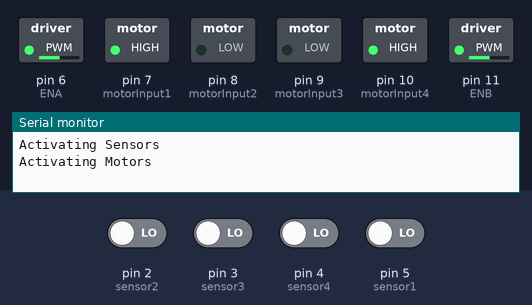
Recording of a sketch running on a simulated Arduino Uno, built with avr-gcc and run on an emulated ATmega328P. Shown: switched loads named in the sketch (green lamp = pin HIGH), the last lines printed to the serial monitor. The test bench sets the inputs (shaded band); at power-on: pin 2 (sensor2), pin 3 (sensor3), pin 4 (sensor4), pin 5 (sensor1) LOW. At 12.5 s the program stops and its outputs stay as they are.

Above: at 1.2 s.
1.3 s: pin 2 (sensor2) driven HIGH and pin 3 (sensor3) driven HIGH
At 2.0 s:
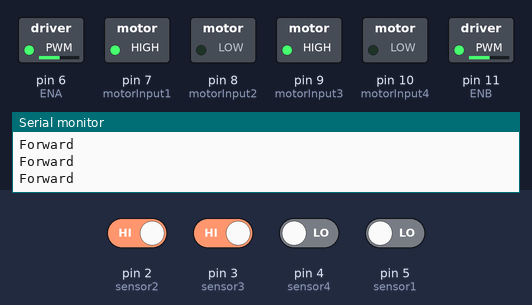
2.8 s: pin 4 (sensor4) driven HIGH
At 4.8 s:
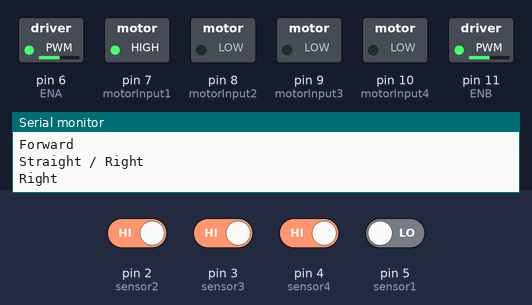
5.3 s: pin 4 (sensor4) driven LOW
At 6.3 s:
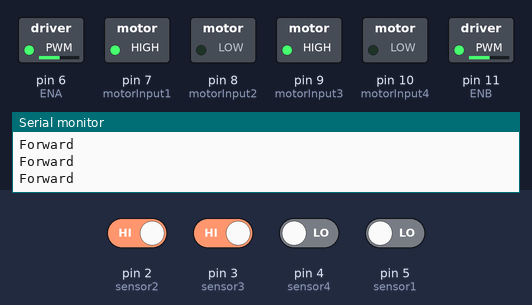
6.9 s: pin 5 (sensor1) driven HIGH
At 7.9 s:
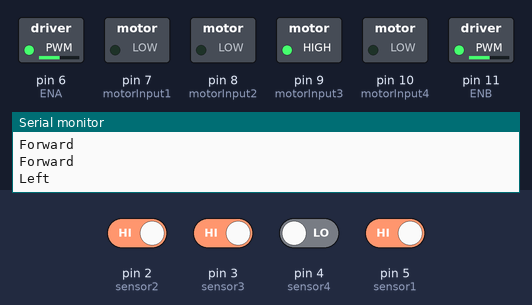
8.4 s: pin 5 (sensor1) driven LOW
At 9.0 s:
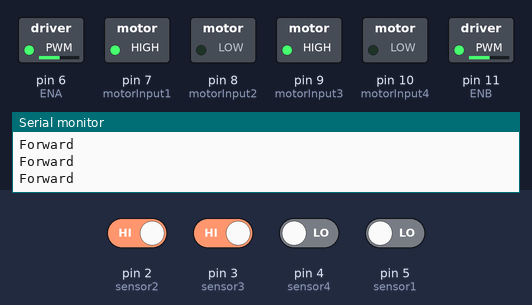
11.4 s: pin 4 (sensor4) driven HIGH and pin 5 (sensor1) driven HIGH
At 13.6 s:
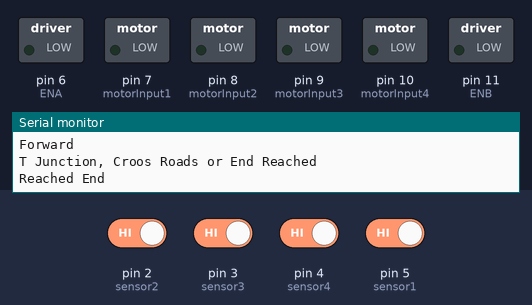
Timing chart, 0 to 14.0 s (numbered marks = the images above; inputs shaded):
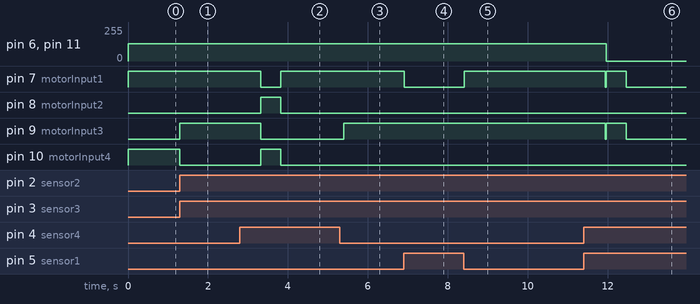

The sketch:

maze_solving.ino
```cpp
// IR Sensors
int sensor1 = 5;      // Left most sensor
int sensor2 = 2;
int sensor3 = 3;
int sensor4 = 4;      // Right most sensor

// Initial Values of Sensors
int sensors[4] = {0, 0, 0, 0};

// Motor Variables
int ENA = 6;
int motorInput1 = 7;
int motorInput2 = 8;
int motorInput3 = 9;
int motorInput4 = 10;
int ENB = 11;

int reachedEnd = 0;

int left_speed = 130, right_speed = 130;

void setup() {
  Serial.begin(9600);
  Serial.println("Activating Sensors");
  pinMode(sensor1, INPUT);
  pinMode(sensor2, INPUT);
  pinMode(sensor3, INPUT);
  pinMode(sensor4, INPUT);

  Serial.println("Activating Motors");
  pinMode(motorInput1, OUTPUT);
  pinMode(motorInput2, OUTPUT);
  pinMode(motorInput3, OUTPUT);
  pinMode(motorInput4, OUTPUT);
  pinMode(ENA, OUTPUT);
  pinMode(ENB, OUTPUT);
}

void loop() {
  //Forward: 1
  if(readSensors(0, 1, 1, 0) == 1) {
    Serial.println("Forward");
    motor1(1);
    motor2(1);
  }


  //Only left: 2
  if(readSensors(1, 1, 1, 0) == 1) {
    Serial.println("Left");
    // delay(50);
    while(readSensors(0, 1, 1, 0) == -1) {
      motor1(0);
      motor2(1);
      delay(100);
    }
  }

  //All black => T Junction, Croos Roads or End Reached: 3
  if(readSensors(1, 1, 1, 1) == 1) {
    Serial.println("T Junction, Croos Roads or End Reached");
    motor1(1);
    motor2(1);
    delay(500);
    motor1(0);
    motor2(0);
    if(readSensors(1, 1, 1, 1) == 1) {
      Serial.println("Reached End");
      reachedEnd = 1;
      left_speed = 0;
      right_speed = 0;
      Serial.end();
    } else {
      Serial.println("Taking left at Junction");
      motor1(-1);
      motor2(-1);
      delay(500);
      // motor1(1);
      // motor2(1);
      // delay(50);
      while(readSensors(0, 1, 1, 0) == -1) {
        motor1(0);
        motor2(1);
      }
      delay(100);
    }
  }

  //4
  if(readSensors(0, 1, 1, 1) == 1) {
    Serial.println("Straight / Right");
    motor1(1);
    motor2(1);
    delay(500);
    motor1(0);
    motor2(0);
    if(readSensors(0, 1, 1, 0) == 1) {
      Serial.println("Straight");
      //continue on the straight path
    } else {
      //only right
      Serial.println("Right");
      motor1(-1);
      motor2(-1);
      delay(500);
      // motor1(1);
      // motor2(1);
      // delay(50);
      while(readSensors(0, 1, 1, 0) == -1) {
        motor1(1);
        motor2(0);
      }
      delay(100);
    }
  }

  //5
  if(readSensors(0, 0, 0, 0) == 1) {
    while(readSensors(0, 1, 1, 0) == -1) {
      motor1(1);
      motor2(-1);
    }
  }

  // //6, 7
  // if(readSensors(1, 1, 0, 0) == 1 || readSensors(1, 0, 0, 0) == 1) {
  //   while(readSensors(0, 1, 1, 0) == -1 || readSensors(1, 1, 1, 0) == - 1 || readSensors(0, 1, 1, 1) == -1) {
  //     motor1(left_speed-20);
  //     motor2(right_speed);
  //   }
  // }

  // //8, 9
  // if(readSensors(0, 0, 1, 1) == 1 || readSensors(0, 0, 0, 1) == 1) {
  //   while(readSensors(0, 1, 1, 0) == -1 || readSensors(1, 1, 1, 0) == - 1 || readSensors(0, 1, 1, 1) == -1) {
  //     motor1(left_speed);
  //     motor2(right_speed-20);
  //   }
  // }
}


void motor1(int dir) {
  if(dir == 1) {
    analogWrite(ENA, left_speed);
    digitalWrite(motorInput1, HIGH);
    digitalWrite(motorInput2, LOW);
  } else if(dir == -1) {
    analogWrite(ENA, left_speed);
    digitalWrite(motorInput1, LOW);
    digitalWrite(motorInput2, HIGH);
  } else if(dir == 0) {
    analogWrite(ENA, left_speed);
    digitalWrite(motorInput1, LOW);
    digitalWrite(motorInput2, LOW);
  } else {
    if(dir > 0) {
      analogWrite(ENA, dir);
      digitalWrite(motorInput1, HIGH);
      digitalWrite(motorInput2, LOW);
    } else if(dir < 0) {
      analogWrite(ENA, -1 * dir);
      digitalWrite(motorInput1, LOW);
      digitalWrite(motorInput2, HIGH);
    }
  }
}


void motor2(int dir) {
  if(dir == 1) {
    analogWrite(ENB, right_speed);
    digitalWrite(motorInput3, HIGH);
    digitalWrite(motorInput4, LOW);
  } else if(dir == -1) {
    analogWrite(ENB, right_speed);
    digitalWrite(motorInput3, LOW);
    digitalWrite(motorInput4, HIGH);
  } else if(dir == 0) {
    analogWrite(ENB, right_speed);
    digitalWrite(motorInput3, LOW);
    digitalWrite(motorInput4, LOW);
  } else {
    if(dir > 0) {
      analogWrite(ENB, dir);
      digitalWrite(motorInput3, HIGH);
      digitalWrite(motorInput4, LOW);
    } else if(dir < 0) {
      analogWrite(ENB, -1 * dir);
      digitalWrite(motorInput3, LOW);
      digitalWrite(motorInput4, HIGH);
    }
  }
}

int readSensors(int a, int b, int c, int d) {
  // Serial.println("ReadSensors");
  if(digitalRead(sensor1) == a && digitalRead(sensor2) == b && digitalRead(sensor3) == c &&  digitalRead(sensor4) == d) {
    return 1;
  } else {
    return -1;
  }
}
```

Measured:
- after the input at 1.3 s, pin 9 (motorInput3): LOW → HIGH at once; pin 10 (motorInput4): HIGH → LOW at once
- after the input at 2.8 s, pin 7 (motorInput1): HIGH → LOW after 0.52 s, → HIGH 0.50 s later; pin 8 (motorInput2), pin 10 (motorInput4): LOW → HIGH after 0.52 s, → LOW 0.50 s later; pin 9 (motorInput3): HIGH → LOW after 0.52 s
- after the input at 5.3 s, pin 9 (motorInput3): LOW → HIGH after 0.10 s
- after the input at 6.9 s, pin 7 (motorInput1): HIGH → LOW at once
- after the input at 8.4 s, pin 7 (motorInput1): LOW → HIGH at once
- after the input at 11.4 s, pin 6 (ENA), pin 11 (ENB): 130/255 → 0/255 after 0.56 s; pin 7 (motorInput1), pin 9 (motorInput3): HIGH → LOW after 0.55 s, → HIGH 0.01 s later, → LOW 0.50 s later
